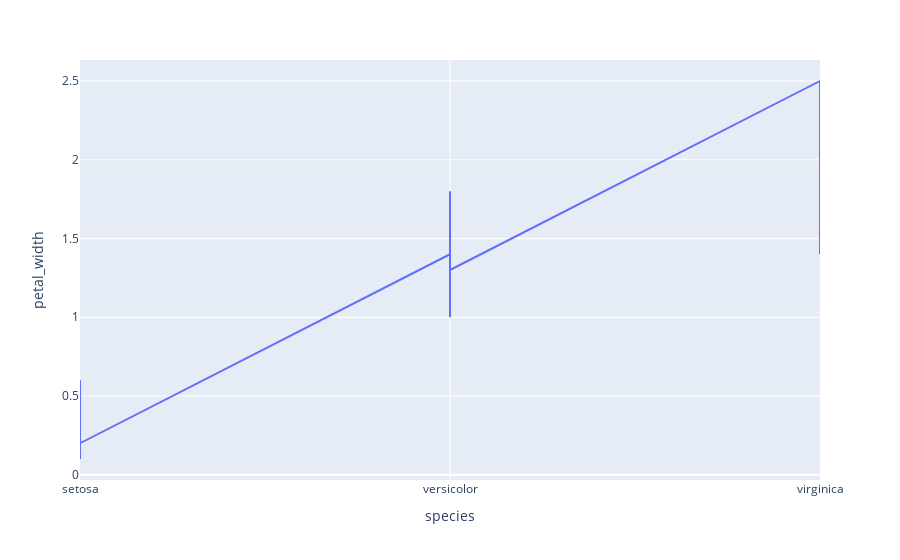

Notebook code for this chart:
### Code cell
import plotly.express as px 
  
# using the iris dataset
df = px.data.iris() 
  
# plotting the line chart
fig = px.line(df, x="species", y="petal_width") 
  
# showing the plot
fig.show()

### Figure 1 — Plotly figure (JSON) as saved in the notebook; plotly's stock layout.template omitted (floating-point values rounded to 4 significant figures; data arrays with more than 128 entries replaced by an {"elided": "..."} marker saying what was removed)
{"data": [{"hovertemplate": "species=%{x}<br>petal_width=%{y}<extra></extra>", "legendgroup": "", "line": {"color": "#636efa", "dash": "solid"}, "marker": {"symbol": "circle"}, "mode": "lines", "name": "", "orientation": "v", "showlegend": false, "type": "scatter", "x": {"elided": "150 str values"}, "xaxis": "x", "y": {"elided": "150 float values"}, "yaxis": "y"}], "layout": {"legend": {"tracegroupgap": 0}, "margin": {"t": 60}, "xaxis": {"anchor": "y", "domain": [0, 1], "title": {"text": "species"}}, "yaxis": {"anchor": "x", "domain": [0, 1], "title": {"text": "petal_width"}}}}
